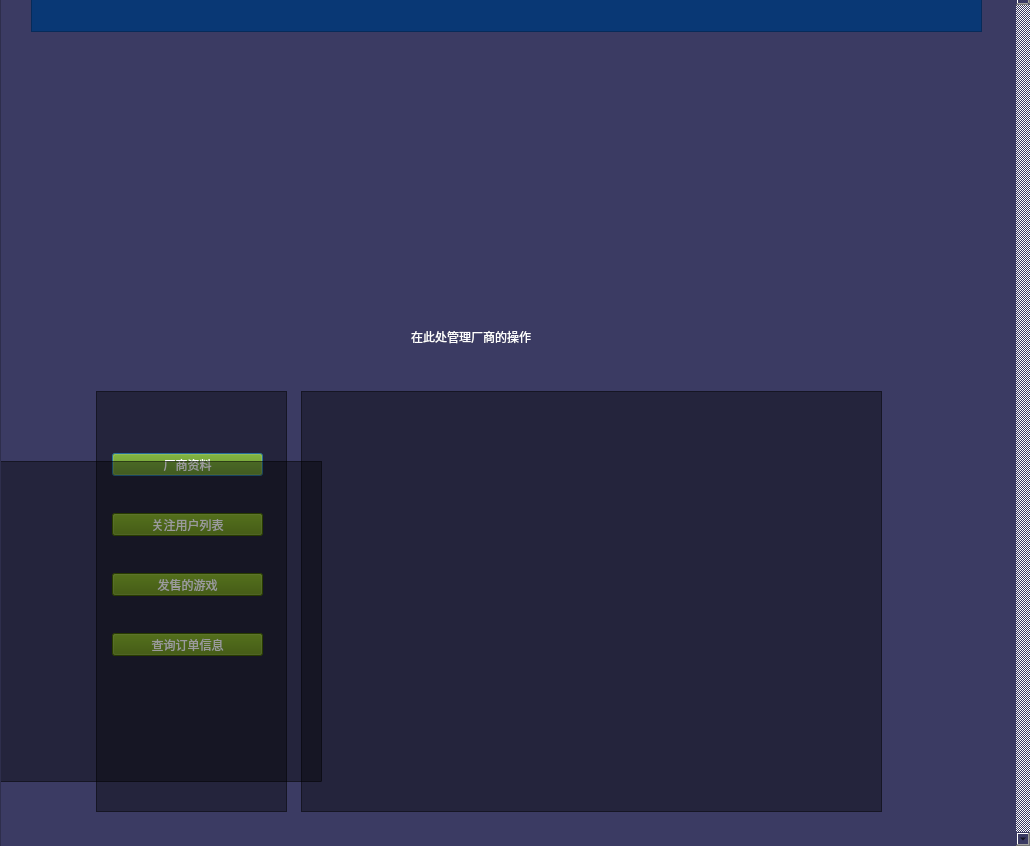
<?xml version="1.0" encoding="UTF-8"?>
<ui version="4.0">
 <class>Dialog</class>
 <widget class="QDialog" name="Dialog">
  <property name="geometry">
   <rect>
    <x>0</x>
    <y>0</y>
    <width>1030</width>
    <height>846</height>
   </rect>
  </property>
  <property name="windowTitle">
   <string>Dialog</string>
  </property>
  <property name="styleSheet">
   <string notr="true">background-color: rgb(59, 59, 99);</string>
  </property>
  <widget class="QScrollArea" name="scrollArea">
   <property name="geometry">
    <rect>
     <x>0</x>
     <y>-10</y>
     <width>1031</width>
     <height>871</height>
    </rect>
   </property>
   <property name="verticalScrollBarPolicy">
    <enum>Qt::ScrollBarAlwaysOn</enum>
   </property>
   <property name="horizontalScrollBarPolicy">
    <enum>Qt::ScrollBarAlwaysOn</enum>
   </property>
   <property name="widgetResizable">
    <bool>true</bool>
   </property>
   <widget class="QWidget" name="scrollAreaWidgetContents">
    <property name="geometry">
     <rect>
      <x>0</x>
      <y>0</y>
      <width>1016</width>
      <height>856</height>
     </rect>
    </property>
    <widget class="QFrame" name="Home_Menu">
     <property name="geometry">
      <rect>
       <x>30</x>
       <y>-30</y>
       <width>951</width>
       <height>71</height>
      </rect>
     </property>
     <property name="sizePolicy">
      <sizepolicy hsizetype="Preferred" vsizetype="Preferred">
       <horstretch>0</horstretch>
       <verstretch>1</verstretch>
      </sizepolicy>
     </property>
     <property name="styleSheet">
      <string notr="true">background-color: rgb(9, 56, 117);</string>
     </property>
     <property name="frameShape">
      <enum>QFrame::StyledPanel</enum>
     </property>
     <property name="frameShadow">
      <enum>QFrame::Raised</enum>
     </property>
    </widget>
    <widget class="QListWidget" name="listWidget">
     <property name="geometry">
      <rect>
       <x>95</x>
       <y>400</y>
       <width>191</width>
       <height>421</height>
      </rect>
     </property>
     <property name="styleSheet">
      <string notr="true">background-color: rgba(0, 0, 0, 100);  </string>
     </property>
    </widget>
    <widget class="QUndoView" name="undoView_2">
     <property name="geometry">
      <rect>
       <x>-470</x>
       <y>470</y>
       <width>791</width>
       <height>321</height>
      </rect>
     </property>
     <property name="styleSheet">
      <string notr="true">QWidget {
         background-color: rgba(0, 0, 0, 100);  
     }</string>
     </property>
    </widget>
    <widget class="QUndoView" name="undoView">
     <property name="geometry">
      <rect>
       <x>150</x>
       <y>170</y>
       <width>161</width>
       <height>161</height>
      </rect>
     </property>
     <property name="styleSheet">
      <string notr="true">border-radius: 80px;</string>
     </property>
    </widget>
    <widget class="QListWidget" name="listWidget_2">
     <property name="geometry">
      <rect>
       <x>300</x>
       <y>400</y>
       <width>581</width>
       <height>421</height>
      </rect>
     </property>
     <property name="styleSheet">
      <string notr="true">QWidget {
         background-color: rgba(0, 0, 0, 100);  
     }</string>
     </property>
    </widget>
    <widget class="QLabel" name="label">
     <property name="geometry">
      <rect>
       <x>410</x>
       <y>330</y>
       <width>311</width>
       <height>31</height>
      </rect>
     </property>
     <property name="styleSheet">
      <string notr="true">font: 20pt &quot;华文琥珀&quot;;
background-color: rgb(255, 255, 255，100);
color: rgb(255, 255, 255);</string>
     </property>
     <property name="text">
      <string>在此处管理厂商的操作</string>
     </property>
    </widget>
    <widget class="QPushButton" name="pushButton">
     <property name="geometry">
      <rect>
       <x>111</x>
       <y>462</y>
       <width>151</width>
       <height>23</height>
      </rect>
     </property>
     <property name="styleSheet">
      <string notr="true">
QPushButton {
         background-color: rgb(92, 138, 0);
	color: rgb(255, 255, 255);
     }</string>
     </property>
     <property name="text">
      <string>厂商资料</string>
     </property>
    </widget>
    <widget class="QPushButton" name="pushButton_3">
     <property name="geometry">
      <rect>
       <x>111</x>
       <y>582</y>
       <width>151</width>
       <height>23</height>
      </rect>
     </property>
     <property name="styleSheet">
      <string notr="true">QPushButton {
         background-color: rgb(92, 138, 0);
	color: rgb(255, 255, 255);
     }</string>
     </property>
     <property name="text">
      <string>发售的游戏</string>
     </property>
    </widget>
    <widget class="QPushButton" name="pushButton_4">
     <property name="geometry">
      <rect>
       <x>111</x>
       <y>642</y>
       <width>151</width>
       <height>23</height>
      </rect>
     </property>
     <property name="styleSheet">
      <string notr="true">QPushButton {
         background-color: rgb(92, 138, 0);
	color: rgb(255, 255, 255);
     }</string>
     </property>
     <property name="text">
      <string>查询订单信息</string>
     </property>
    </widget>
    <widget class="QPushButton" name="pushButton_2">
     <property name="geometry">
      <rect>
       <x>111</x>
       <y>522</y>
       <width>151</width>
       <height>23</height>
      </rect>
     </property>
     <property name="styleSheet">
      <string notr="true">QPushButton {
         background-color: rgb(92, 138, 0);
	color: rgb(255, 255, 255);
     }</string>
     </property>
     <property name="text">
      <string>关注用户列表</string>
     </property>
    </widget>
    <zorder>listWidget</zorder>
    <zorder>pushButton</zorder>
    <zorder>pushButton_3</zorder>
    <zorder>pushButton_4</zorder>
    <zorder>pushButton_2</zorder>
    <zorder>undoView_2</zorder>
    <zorder>Home_Menu</zorder>
    <zorder>undoView</zorder>
    <zorder>listWidget_2</zorder>
    <zorder>label</zorder>
   </widget>
  </widget>
 </widget>
 <resources/>
 <connections/>
</ui>
